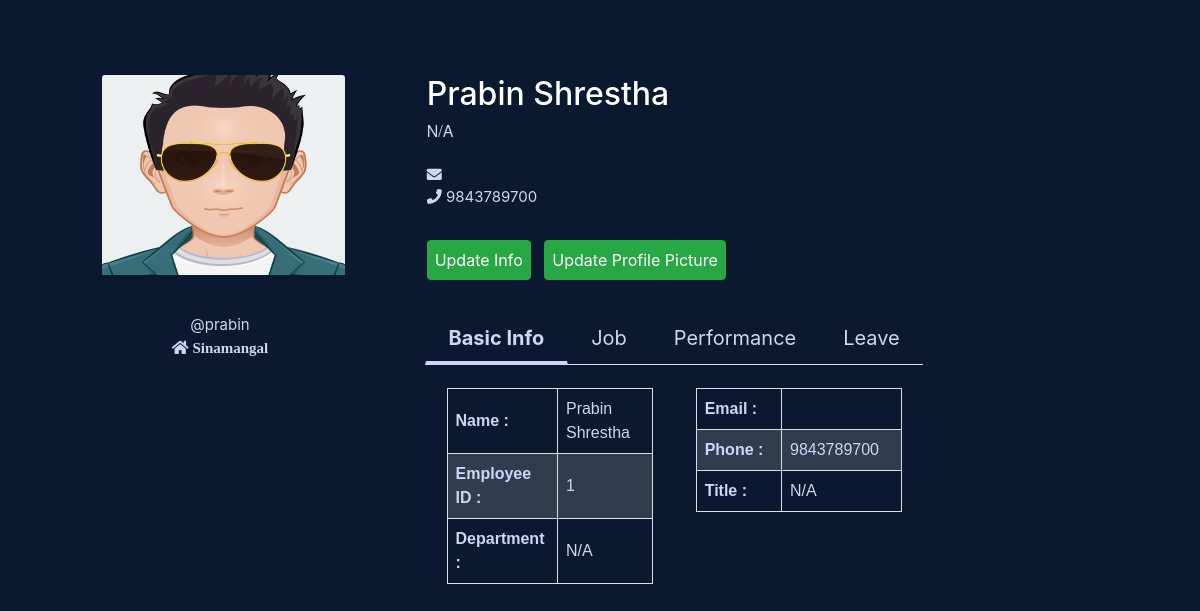
The app's page /profile (signed in), older data.
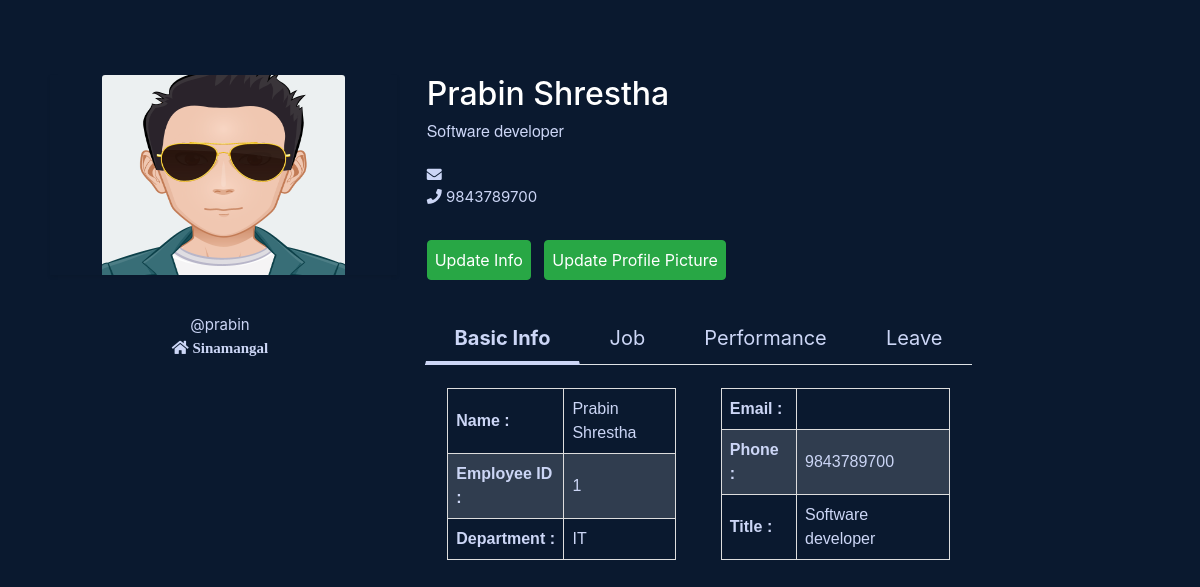
The same page, newer data.
### core/models.py (models this page shows, shortened)
class EmployeeJobInfo(models.Model):
	user = models.OneToOneField(User, on_delete=models.CASCADE)
	job_title = models.CharField(max_length=50)
	rank = models.CharField(max_length=25, choices=rank_choices)
	working_hours = models.CharField(max_length=25, choices=working_hours_choices)
	department = models.ForeignKey(Department, on_delete=models.SET_NULL, blank=True, null=True)
	roles = models.ForeignKey(Role, on_delete=models.SET_NULL, blank=True, null=True)
	Pay_Grade = models.ForeignKey(PayGrade, on_delete=models.SET_NULL, blank=True, null=True)

class Department(models.Model):
	name = models.CharField(max_length=60)
	description = models.CharField(max_length=264)
	def __str__(self):
		return self.name

### core/views.py (the view)
# urls.py: path('profile', profile, name='profile'),
@login_required(login_url='/login')
def profile(request):
	EPIRecord = EmployeePersonalInfo.objects.filter(user= request.user)
	if not EPIRecord:
		messages.info(request, f'Please update your personal information.')
		return redirect('core:add-personal-info')
	personal_info = EmployeePersonalInfo.objects.get(user=request.user)
	try:
		job_info = EmployeeJobInfo.objects.get(user=request.user)
	except:
		job_info = {
			'department' : 'N/A',
			'job_title' : 'N/A',
			'rank' : 'N/A',
			'working_hours' : 'N/A',
			'roles' : 'N/A',
			'Pay_Grade' : 'N/A'
		}
	user_info = request.user
	context = {
		'personal_info' : personal_info,
		'job_info' : job_info,
		'user_info' : user_info
	}
	return render(request, 'core/profile.html', context)

### core/models.py (called while the page is built)
	def __str__(self):
		return self.name

	def __str__(self):
		return self.grade

### core/templates/core/profile.html (shortened to what this page needs)
{% extends 'core/base.html' %}
{% load static %}
{% block content %}
	<div class="container profile" >
      <div class="row" >
        <div class="col-md-4">
          <div class="mb-4 shadow-sm" >
            <img class="bd-placeholder-img card-img-top profile_image" src="{{ personal_info.image.url }}" preserveAspectRatio="xMidYMid slice" focusable="false" role="img" aria-label="Placeholder: Thumbnail"></img>
          </div>
        </div>
        <div class="col-md-8">
        	<h2> {{ personal_info.fullname }} </h2>
        	<h6 class=jobtitle> {{ job_info.job_title }}</h6>
        	<p> <i class="fas fa-envelope"></i> {{ user_info.email }} <br />
        	<i class="fas fa-phone"></i> {{ personal_info.phone_number }} </p>
            {% if is_logged_profile == False %}
                <a href="{% url 'core:update-personal-info' personal_info.pk %}">
                	<button disabled="" type="submit" class="btn btn-success">Update Info</button>
                </a>
                &nbsp;
                <a href="{% url 'core:update-profile-pic' personal_info.pk %}">
                    <button disabled="" type="submit" class="btn btn-success">Update Profile Picture</button>
                </a>
            {% else %}
                <a href="{% url 'core:update-personal-info' personal_info.pk %}">
                <button type="submit" class="btn btn-success">Update Info</button>
                </a>
                <a href="{% url 'core:update-profile-pic' personal_info.pk %}">
                    <button type="submit" class="btn btn-success">Update Profile Picture</button>
                </a>
            {% endif %}
        </div>
      </div>
    </div>
    <div class="container">
    	<div class="row">
    		<div class="col-md-4" style="text-align: center;">
    			<p>
    				@{{user_info.username }} <br>
    				<i class="fa fa-home"> {{ personal_info.address }}</i>
    			</p>
    		</div>
    		<div class="col-md-8">
    			<div class="infotab">
		    	{% include 'core/infotabs.html' %}
			</div>
    		</div>
    	</div>
    </div>
{% endblock %}

### core/templates/core/infotabs.html (shortened to what this page needs)
<section id="tabs">
	<div class="container">
		<div class="row">
			<div class="col-xs-12 ">
				<nav>
					<div class="nav nav-tabs nav-fill" id="nav-tab" role="tablist">
						<a class="nav-item nav-link active" id="nav-home-tab" data-toggle="tab" href="#basic-info" role="tab" aria-controls="nav-home" aria-selected="true">Basic Info</a>
						<a class="nav-item nav-link" id="nav-profile-tab" data-toggle="tab" href="#job-info" role="tab" aria-controls="nav-profile" aria-selected="false">Job</a>
						<a class="nav-item nav-link" id="nav-contact-tab" data-toggle="tab" href="#performance-info" role="tab" aria-controls="nav-contact" aria-selected="false">Performance</a>
						<a class="nav-item nav-link" id="nav-about-tab" data-toggle="tab" href="#leave-info" role="tab" aria-controls="nav-about" aria-selected="false">Leave</a>
					</div>
				</nav>
				<div class="tab-content py-3 px-3 px-sm-0" id="nav-tabContent">
					<div class="tab-pane fade show active" id="basic-info" role="tabpanel" aria-labelledby="nav-home-tab">
						<div class="container">
							<div class="row">
								<div class="col-md-6">
									<table >
										<tr>
											<td>
												<strong> Name : </strong>
											</td>
											<td>
												{{ personal_info.fullname }}
											</td>
										</tr>
										<tr>
											<td>
												<strong>Employee ID :</strong>
											</td>
											<td>
												{{ user_info.id }}
											</td>
										</tr>
										<tr>
											<td>
												<strong>Department :</strong>
											</td>
											<td>{{  job_info.department }}</td>
										</tr>
									</table>
								</div>
								<div class="col-md-6">
									<table >
										<tr>
											<td> <strong> Email : </strong> </td>
											<td>{{ user_info.email }}</td>
										</tr>
										<tr>
											<td><strong>Phone : </strong></td>
											<td>{{ personal_info.phone_number }}</td>
										</tr>
										<tr>
											<td><strong>Title : </strong></td>
											<td> {{  job_info.job_title }}</td>
										</tr>
									</table>
								</div>
							</div>
						</div>
					</div>
				</div>
			</div>
		</div>
	</div>
</section>

Row changes from the older to the newer data that the page shows:
added EmployeeJobInfo: job_title "Software developer", department "IT"
Text that changed along with them:
{{ job_info.job_title }}: "N/A" → (not shown)
{{ job_info.department }}: "N/A" → (not shown)
